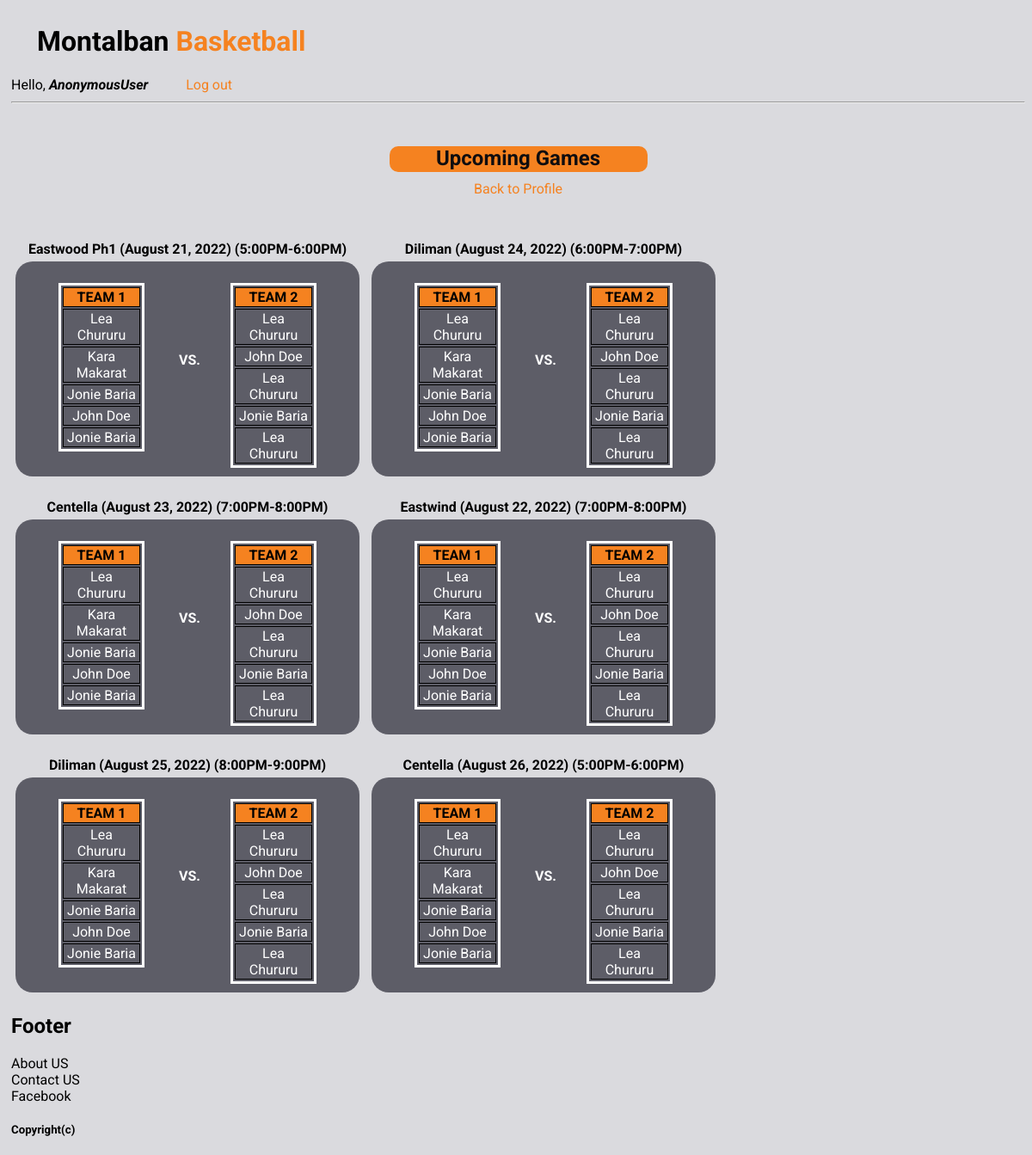
The app's page /matchups/ with its own data.
### gametime/models.py (models this page shows)
class Schedule(models.Model):
	COURTS = (
		('Eastwood Ph1', 'Eastwood Ph1'),
		('Eastwood Ph2', 'Eastwood Ph2'),
		('Diliman', 'Diliman'),
		('Eastwind', 'Eastwind'),
		('Centella', 'Centella'),
		)
	TIME = (
		('5:00PM-6:00PM', '5:00PM-6:00PM'),
		('6:00PM-7:00PM', '6:00PM-7:00PM'),
		('7:00PM-8:00PM', '7:00PM-8:00PM'),
		('8:00PM-9:00PM', '8:00PM-9:00PM'),
		)
	court = models.CharField(max_length=200, null=True,blank=True, choices=COURTS)
	schedule = models.CharField(max_length=200, null=True, blank=True, choices=TIME)
	statman = models.CharField(max_length=200, blank=True, null=True)
	price = models.FloatField(null=True, blank=True,)
	date = models.CharField(max_length=200, blank=True, null=True)
	def __str__(self):
		return f"{self.court} ({self.date}) ({self.schedule}) "

class Booking(models.Model):
	STATUS = (
		('waiting for players...', 'waiting for players...'),
		('Complete Players', 'Complete Players'),
		('Rescheduled', 'Rescheduled'),
		('Now Playing', 'Now Playing'),
		('Game Ended', 'Game Ended'),
		)
	player = models.ForeignKey(Player, null=True, blank=True, on_delete= models.SET_NULL)
	schedule = models.ForeignKey(Schedule, null=True,blank=True, on_delete= models.SET_NULL)
	date_booked = models.DateTimeField(auto_now_add=True, blank=True)
	status= models.CharField(max_length=200, null=True, blank=True, choices=STATUS)
	payment = models.ForeignKey(Tag, null=True, blank=True, on_delete= models.SET_NULL)
	def __str__(self):
 		return str(self.player)

class Player(models.Model):
	user = models.OneToOneField(User, null=True, on_delete=models.CASCADE)
	name = models.CharField(max_length=200, null=True, blank=True)
	age = models.CharField(max_length=200, null=True, blank=True)
	profile_pic = models.ImageField(null=True, blank=True)
	height = models.CharField(max_length=200, null=True, blank=True)
	phone = models.CharField(max_length=200, null=True, blank=True)
	email = models.CharField(max_length=200, null=True, blank=True)
	def __str__(self):
		return str(self.name)

### gametime/views.py (the view)
# urls.py: path('matchups/', views.matchups, name='matchups'),
def matchups(request):
    schedules =  Schedule.objects.all()
    all_scheds=[]
    for cutie in range(len(schedules)):
        all_scheds.append(schedules[cutie])
    my_dict = dict()
    for index,value in enumerate(all_scheds):
        my_dict[index] = value.booking_set.all()
    myfinal_list=[]
    for sched in range(len(my_dict)):
        myfinal_list.append(my_dict.get(sched))
    print(myfinal_list)
    cencourt1=Booking.objects.filter(schedule__court='Centella').filter(schedule__date='August 23, 2022').filter(schedule__schedule='7:00PM-8:00PM')
    cenTeam1=cencourt1[0:5]
    cenTeam2=cencourt1[6:11]
    centtitle=cencourt1.first()
    cencourt2=Booking.objects.filter(schedule__court='Centella').filter(schedule__date='August 26, 2022').filter(schedule__schedule='5:00PM-6:00PM')
    cen2Team1=cencourt2[0:5]
    cen2Team2=cencourt2[6:11]
    cent2title=cencourt2.first()
    ephOneCourt1=Booking.objects.filter(schedule__court='Eastwood Ph1').filter(schedule__date='August 21, 2022').filter(schedule__schedule='5:00PM-6:00PM')
    ephOneTeam1=ephOneCourt1[0:5]
    ephOneTeam2=ephOneCourt1[6:11]
    ephOnetitle=ephOneCourt1.first()
    DilCourt1=Booking.objects.filter(schedule__court='Diliman').filter(schedule__date='August 24, 2022').filter(schedule__schedule='6:00PM-7:00PM')
    DilTeam1=DilCourt1[0:5]
    DilTeam2=DilCourt1[6:11]
    Diltitle=DilCourt1.first()
    DilCourt2=Booking.objects.filter(schedule__court='Diliman').filter(schedule__date='August 25, 2022').filter(schedule__schedule='8:00PM-9:00PM')
    Dil2Team1=DilCourt2[0:5]
    Dil2Team2=DilCourt2[6:11]
    Dil2title=DilCourt2.first()
    ewdCourt1=Booking.objects.filter(schedule__court='Eastwind').filter(schedule__date='August 22, 2022').filter(schedule__schedule='7:00PM-8:00PM')
    ewdTeam1=ewdCourt1[0:5]
    ewdTeam2=ewdCourt1[6:11]
    ewdtitle=ewdCourt1.first()
    context = {'cencourt1':cencourt1,
               'cenTeam1':cenTeam1,
               'cenTeam2':cenTeam2,
               'centtitle':centtitle,
               'cencourt2':cencourt2,
               'cen2Team1':cen2Team1,
               'cen2Team2':cen2Team2,
               'cent2title':cent2title,
               'ephOneCourt1':ephOneCourt1,
               'ephOneTeam1':ephOneTeam1,
               'ephOneTeam2':ephOneTeam2,
               'ephOnetitle':ephOnetitle,
               'DilCourt1':DilCourt1,
               'DilTeam1':DilTeam1,
               'DilTeam2':DilTeam2,
               'Diltitle':Diltitle,
               'DilCourt2':DilCourt2,
               'Dil2Team1':Dil2Team1,
               'Dil2Team2':Dil2Team2,
               'Dil2title':Dil2title,
               'ewdCourt1':ewdCourt1,
               'ewdTeam1':ewdTeam1,
               'ewdTeam2':ewdTeam2,
               'ewdtitle':ewdtitle,
               'myfinal_list': myfinal_list,
               'all_scheds': all_scheds}
    return render(request,'gametime/matchups.html', context)

### gametime/templates/gametime/matchups.html
 {% extends 'gametime/main.html' %}
 {% block content %}
<div align="center"><p style="font-family: Roboto; background-color: #f58220; width: 300px;height: 30px; font-size: x-large; font-weight: bolder; border-radius: 10px; color: #0f0d0f; margin-top: 50px;">Upcoming Games</p>
<p align="center" style="margin-top: 10px; margin-bottom:30px"><a style="font-family: Roboto; color: #f58220; margin-top: 10px; text-decoration: none;" href="{% url 'PlayerProf' %}" > Back to Profile</a></p>
</div>
<div style="font-family: Roboto; display: inline-block;">
    {% for one in all_scheds %}
        <div style="
            width: 410px;
            height: 300px;
            display:inline-block;
            justify-content: center;
            justify-items: center;
            align-items: center;
            align: center;"
                >
            <h4 style="margin-bottom: 5px"align="center">{{one}}</h4>
            <div style="
               display: inline-block;
               height: 250px;
               width: 400px;
               background-color: #5d5d67;
               border-radius: 20px;
               justify-content: center;
               justify-items: center;
               align-items: center;
               align: center;
               margin-top: 0px;
                ">
                    <div style="
                    display: grid;
                    grid-template-columns: 100px 100px 100px;
                    height: 120px;
                    vertical-align: top;
                    justify-content: center;
                    padding-top: 20px;
                    margin-top: 5px;
                    color: white;">
                    <div style="
                display:inline-block; vertical-align: top;
                "
                >
                    <table align="center" style="border: solid;">
                        <tr>
                            <th style="background-color: #f58220; color: black;">TEAM 1</th>
                        </tr>
                        {% for one in cenTeam1 %}
                        <tr>
                            <td>{{one}}</td>
                        </tr>
                        {% endfor %}
                    </table>
                    </div>
                <div style="display: inline-block;
                vertical-align: middle;
                height: 100px;
                margin-top: 30px;
                margin-bottom: 30px;
                margin-left: 40px;
                justify-content: center;
                align-items: center;
                padding-top: 50px;
                ">
                    <p style="font-size: medium;
                    font-weight: bold;
                    ">VS.</p>
                </div>
                 <div style="
                display:inline-block;
                vertical-align: top;">
                    <table align="center"  style="border: solid;">
                        <tr>
                            <th style="background-color: #f58220; color: black;">TEAM 2</th>
                        </tr>
                        {% for two in cenTeam2 %}
                        <tr>
                            <td>{{two}}</td>
                        </tr>
                        {% endfor %}
                    </table>
                </div>
                </div>
            </div>
        </div>
        {% endfor %}
</div>
 {% endblock %}

### gametime/templates/gametime/main.html (shortened to what this page needs)
<!DOCTYPE html>
<html>
<head>
</head>
<body style="background-color:#dadade; padding-left: 5px;">
<div style="margin-bottom:10px">
	<div style="display:inline-block;"><h1 style="display: inline-block;margin-right: 650px; margin-left: 30px; font-family: Roboto;">Montalban <span style="color:#f58220;">Basketball</span></h1>
	</div>
	<div align="center" style="display: inline-block;font-family: roboto;">Hello, <b><i>{{request.user}}</i></b>
	<p style="display: inline-block; "><span style="margin-left: 40px; color:#f58220; font-family: roboto"><a style="color: #f58220; text-decoration: none;" href="{% url 'logout' %}">Log out</a></span></p>
	</div>
</div>
<hr>
	{%block content%}
	{% endblock %}
	<div style="font-family: roboto"><h2>Footer</h2>
	<p>About US</p>
	<p>Contact US</p>
	<p>Facebook</p>
	<h5>Copyright(c)</h5></div>
</body>
</html>

### gametime/templates/gametime/main.html (style rules this page uses)
table, th, td { border: 1px solid black; text-align: center; }
p { margin: 0; }

### records on screen
Schedule: court+date+schedule "Eastwood Ph1 (August 21, 2022) (5:00PM-6:00PM)"
Booking: player.name "Lea Chururu"
Booking: player.name "Kara Makarat"
Booking: player.name "Jonie Baria"
Booking: player.name "John Doe"
Booking: player.name "Jonie Baria"
Booking: player.name "Lea Chururu"
Booking: player.name "John Doe"
Booking: player.name "Lea Chururu"
Booking: player.name "Jonie Baria"
Booking: player.name "Lea Chururu"
Schedule: court+date+schedule "Diliman (August 24, 2022) (6:00PM-7:00PM)"
Schedule: court+date+schedule "Centella (August 23, 2022) (7:00PM-8:00PM)"
Schedule: court+date+schedule "Eastwind (August 22, 2022) (7:00PM-8:00PM)"
Schedule: court+date+schedule "Diliman (August 25, 2022) (8:00PM-9:00PM)"
Schedule: court+date+schedule "Centella (August 26, 2022) (5:00PM-6:00PM)"

### other values on screen
{{ request.user }} "AnonymousUser"
